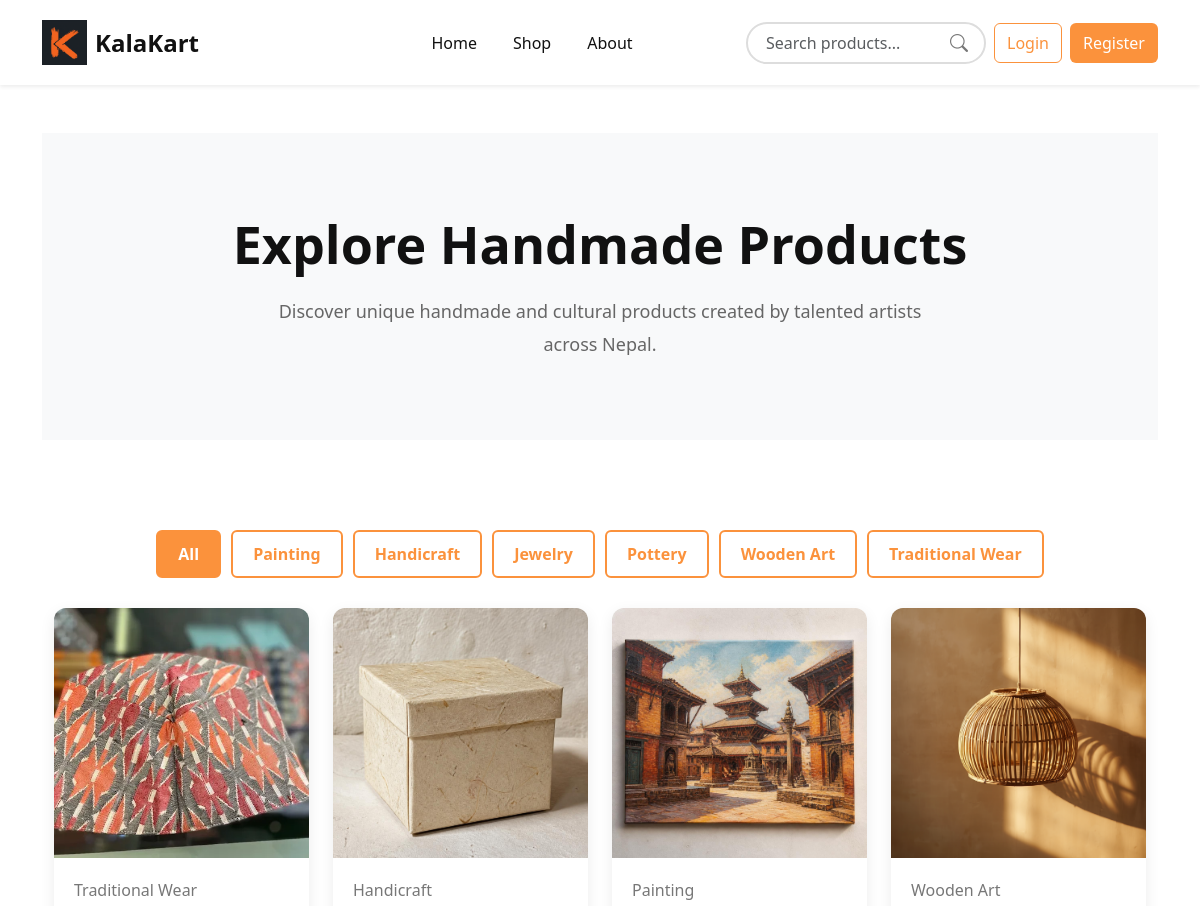
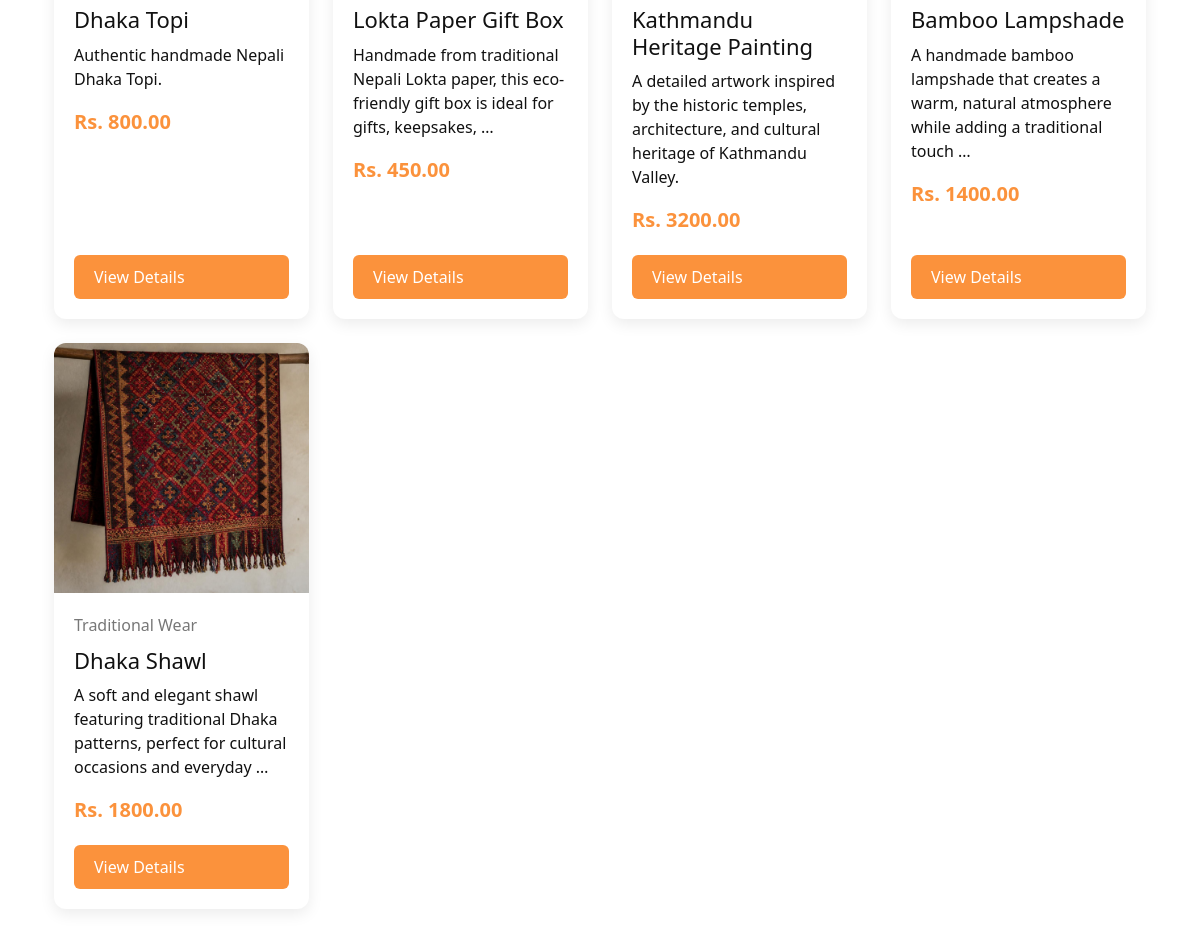
The app's page /shop/ with its own data (2 pictures, top to bottom).
### products/models.py (models this page shows, shortened)
class Product(models.Model):
    CATEGORY_CHOICES = (
        ('Painting', 'Painting'),
        ('Handicraft', 'Handicraft'),
        ('Jewelry', 'Jewelry'),
        ('Pottery', 'Pottery'),
        ('Wooden Art', 'Wooden Art'),
        ('Traditional Wear', 'Traditional Wear'),
    )
    seller = models.ForeignKey(
        CustomUser,
        on_delete=models.CASCADE
    )
    name = models.CharField(max_length=200)
    category = models.CharField(
        max_length=50,
        choices=CATEGORY_CHOICES
    )
    description = models.TextField()
    price = models.DecimalField(
        max_digits=10,
        decimal_places=2
    )
    stock = models.PositiveIntegerField()
    image = models.ImageField(
        upload_to='products/'
    )
    created_at = models.DateTimeField(auto_now_add=True)

### base_app/views.py (the view)
# urls.py: path('shop/', ShopView, name='shop'),
def ShopView(request):
    category = request.GET.get("category")
    search_query = request.GET.get("q")
    products = Product.objects.all()
    if search_query:
        products = products.filter(
            name__icontains=search_query
        )
    if category:
        products = products.filter(
            category=category
        )
    categories = Product.CATEGORY_CHOICES
    context = {
        "products": products,
        "categories": categories,
        "selected_category": category,
        "search_query": search_query,
    }
    return render(request,"shop.html",context)

### base_app/context_processors.py (called while the page is built)
def cart_count(request):
    if request.user.is_authenticated:
        items = Cart.objects.filter(user=request.user)
        count = sum(item.quantity for item in items)
    else:
        count = 0
    return {
        "cart_count": count
    }

### Template/shop.html (shortened to what this page needs)
{% extends 'base.html' %}
{% block content %}
<section class="shop-banner">
    <div class="container text-center">
        <h1 class="shop-title">
            Explore Handmade Products
        </h1>
        <p class="shop-description">
            Discover unique handmade and cultural products created by talented artists across Nepal.
        </p>
    </div>
</section>
<section class="shop-categories">
    <div class="container">
        <div class="category-buttons text-center">
            <a
                href="{% url 'shop' %}"
                class="category-btn {% if not selected_category %}active{% endif %}"
            >
                All
            </a>
            {% for value, label in categories %}
                <a
                    href="{% url 'shop' %}?category={{ value }}"
                    class="category-btn {% if selected_category == value %}active{% endif %}"
                >
                    {{ label }}
                </a>
            {% endfor %}
        </div>
    </div>
</section>
<section class="shop-products">
    <div class="container">
        <div class="row">
            {% if products %}
                {% for product in products %}
                <div class="col-lg-3 col-md-6 mb-4">
                    <div class="shop-card">
                        {% if product.image %}
                            <img
                                src="{{ product.image.url }}"
                                alt="{{ product.name }}"
                                class="shop-image"
                            >
                        {% else %}
                            <p>No image available</p>
                        {% endif %}
                        <div class="shop-content">
                            <span class="shop-category">
                                {{ product.category }}
                            </span>
                            <h4 class="product-name">
                                {{ product.name }}
                            </h4>
                            <p class="shop-description-card">
                                {{ product.description|truncatewords:15 }}
                            </p>
                            <p class="shop-price">
                                Rs. {{ product.price }}
                            </p>
                            <a
                                href="{% url 'product-detail' product.id %}"
                                class="shop-btn"
                            >
                                View Details
                            </a>
                        </div>
                    </div>
                </div>
                {% endfor %}
            {% endif %}
        </div>
    </div>
</section>
{% endblock %}

### Static/css/style.css (style rules this page uses)
:root { --bg-color: #ffffff; --navbar-color: #ffffff; --text-color: #111111; --main-color: #fb923c; }
body { background-color: var(--bg-color); color: var(--text-color); transition: 0.3s; }
.shop-banner { background-color: #f8f9fa; padding: 80px 0; margin-bottom: 60px; }
.shop-title { font-size: 52px; font-weight: 700; color: var(--text-color); margin-bottom: 20px; }
.shop-description { font-size: 18px; color: #666; max-width: 700px; margin: auto; line-height: 1.8; }
.shop-products { padding-bottom: 80px; }
.shop-card { background-color: white; border-radius: 12px; overflow: hidden; box-shadow: 0 5px 15px rgba(0,0,0,0.08); transition: 0.3s; height: 100%; display: flex; flex-direction: column; }
.shop-image { width: 100%; height: 250px; object-fit: cover; }
.shop-content { padding: 20px; display: flex; flex-direction: column; flex-grow: 1; }
.shop-content h4 { font-size: 22px; margin-bottom: 10px; color: var(--text-color); }
.shop-category { color: #777; margin-bottom: 10px; }
.shop-price { color: var(--main-color); font-size: 20px; font-weight: 700; margin-bottom: 20px; }
.shop-btn { display: inline-block; background-color: var(--main-color); color: white; text-decoration: none; padding: 10px 20px; border-radius: 6px; transition: 0.3s; margin-top: auto; }
.shop-categories { padding: 30px 0; }
.category-buttons { display: flex; justify-content: center; flex-wrap: wrap; gap: 10px; }
.category-btn { padding: 10px 20px; border: 2px solid var(--main-color); border-radius: 6px; text-decoration: none; color: var(--main-color); font-weight: 600; transition: 0.3s; }
.category-btn:hover, .category-btn.active { background-color: var(--main-color); color: white; }

### records on screen
Product: image (picture), category "Traditional Wear", name "Dhaka Topi", description "Authentic handmade Nepali Dhaka Topi.", price "800.00"
Product: image (picture), category "Handicraft", name "Lokta Paper Gift Box", description "Handmade from traditional Nepali Lokta paper, this eco-friendly gift box is ideal for gifts, keepsakes, …", price "450.00"
Product: image (picture), category "Painting", name "Kathmandu Heritage Painting", description "A detailed artwork inspired by the historic temples, architecture, and cultural heritage of Kathmandu Valley.", price "3200.00"
Product: image (picture), category "Wooden Art", name "Bamboo Lampshade", description "A handmade bamboo lampshade that creates a warm, natural atmosphere while adding a traditional touch …", price "1400.00"
Product: image (picture), category "Traditional Wear", name "Dhaka Shawl", description "A soft and elegant shawl featuring traditional Dhaka patterns, perfect for cultural occasions and everyday …", price "1800.00"

### other values on screen
{{ label }} "Painting" "Handicraft" "Jewelry" "Pottery" "Wooden Art" "Traditional Wear"
